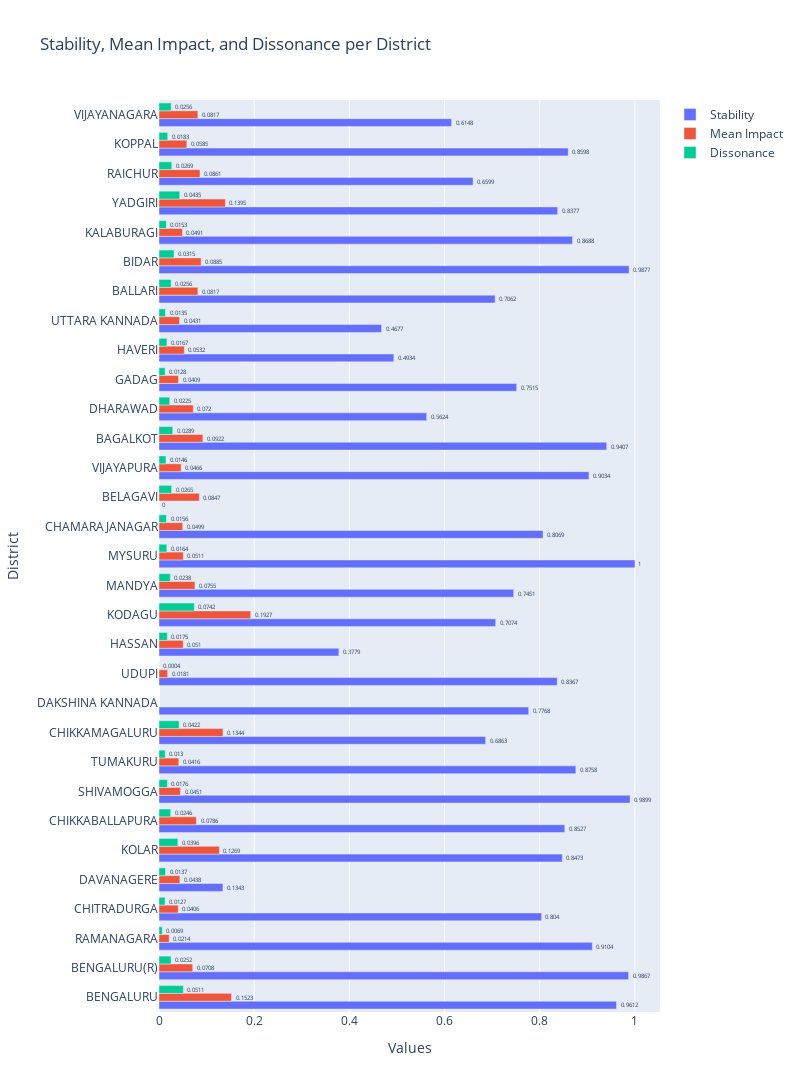

Notebook code for this chart:
### Code cell
import plotly.graph_objects as go
filtered_df = result_df[['node','stability','Mean_Impact','Dissonance']]
filtered_df
# Create a bar plot
fig = go.Figure()
import plotly.graph_objects as go


# Add bars for each category and display values on each bar
fig.add_trace(go.Bar(
    y=filtered_df['node'],
    x=filtered_df['stability'],
    text=filtered_df['stability'].round(4), 
    textfont_size=15,
    textposition='outside',
    name='Stability',
    orientation='h'
))

fig.add_trace(go.Bar(
    y=filtered_df['node'],
    x=filtered_df['Mean_Impact'],
    text=filtered_df['Mean_Impact'].round(4),  
    textfont_size=15,
    textposition='outside',
    name='Mean Impact',
    orientation='h'
))

fig.add_trace(go.Bar(
    y=filtered_df['node'],
    x=filtered_df['Dissonance'],
    text=filtered_df['Dissonance'].round(4),  
    textfont_size=15,
    textposition='outside',
    name='Dissonance',
    orientation='h'
))

# Update layout with increased plot size
fig.update_layout(
    title='Stability, Mean Impact, and Dissonance per District',
    barmode='group',  # Group bars together
    xaxis_title='Values',
    yaxis_title='District',
    width=800,  # Increase width
    height=1200   # Increase height
)

# Show the plot
fig.show()

### Figure 1 — Plotly figure (JSON) as saved in the notebook; plotly's stock layout.template omitted (floating-point values rounded to 4 significant figures)
{"data": [{"name": "Stability", "orientation": "h", "text": [0.9612, 0.9867, 0.9104, 0.804, 0.1343, 0.8473, 0.8527, 0.9899, 0.8758, 0.6863, 0.7768, 0.8367, 0.3779, 0.7074, 0.7451, 1, 0.8069, 0, 0.9034, 0.9407, 0.5624, 0.7515, 0.4934, 0.4677, 0.7062, 0.9877, 0.8688, 0.8377, 0.6599, 0.8598, 0.6148], "textfont": {"size": 15}, "textposition": "outside", "type": "bar", "x": [0.9612, 0.9867, 0.9104, 0.804, 0.1343, 0.8473, 0.8527, 0.9899, 0.8758, 0.6863, 0.7768, 0.8367, 0.3779, 0.7074, 0.7451, 1, 0.8069, 0, 0.9034, 0.9407, 0.5624, 0.7515, 0.4934, 0.4677, 0.7062, 0.9877, 0.8688, 0.8377, 0.6599, 0.8598, 0.6148], "y": ["BENGALURU", "BENGALURU(R)", "RAMANAGARA", "CHITRADURGA", "DAVANAGERE", "KOLAR", "CHIKKABALLAPURA", "SHIVAMOGGA", "TUMAKURU", "CHIKKAMAGALURU", "DAKSHINA KANNADA", "UDUPI", "HASSAN", "KODAGU", "MANDYA", "MYSURU", "CHAMARAJANAGAR", "BELAGAVI", "VIJAYAPURA", "BAGALKOT", "DHARAWAD", "GADAG", "HAVERI", "UTTARA KANNADA", "BALLARI", "BIDAR", "KALABURAGI", "YADGIRI", "RAICHUR", "KOPPAL", "VIJAYANAGARA"]}, {"name": "Mean Impact", "orientation": "h", "text": [0.1523, 0.0708, 0.0214, 0.0406, 0.0438, 0.1269, 0.0786, 0.0451, 0.0416, 0.1344, null, 0.0181, 0.051, 0.1927, 0.0755, 0.0511, 0.0499, 0.0847, 0.0466, 0.0922, 0.072, 0.0409, 0.0532, 0.0431, 0.0817, 0.0885, 0.0491, 0.1395, 0.0861, 0.0585, 0.0817], "textfont": {"size": 15}, "textposition": "outside", "type": "bar", "x": [0.1523, 0.07083, 0.02145, 0.04056, 0.04381, 0.1269, 0.07862, 0.04508, 0.04155, 0.1344, null, 0.01814, 0.05097, 0.1927, 0.07555, 0.05106, 0.04987, 0.08472, 0.04657, 0.09222, 0.07199, 0.04086, 0.05317, 0.04308, 0.08173, 0.08853, 0.0491, 0.1395, 0.08613, 0.05849, 0.08173], "y": ["BENGALURU", "BENGALURU(R)", "RAMANAGARA", "CHITRADURGA", "DAVANAGERE", "KOLAR", "CHIKKABALLAPURA", "SHIVAMOGGA", "TUMAKURU", "CHIKKAMAGALURU", "DAKSHINA KANNADA", "UDUPI", "HASSAN", "KODAGU", "MANDYA", "MYSURU", "CHAMARAJANAGAR", "BELAGAVI", "VIJAYAPURA", "BAGALKOT", "DHARAWAD", "GADAG", "HAVERI", "UTTARA KANNADA", "BALLARI", "BIDAR", "KALABURAGI", "YADGIRI", "RAICHUR", "KOPPAL", "VIJAYANAGARA"]}, {"name": "Dissonance", "orientation": "h", "text": [0.0511, 0.0252, 0.0069, 0.0127, 0.0137, 0.0396, 0.0246, 0.0176, 0.013, 0.0422, null, 0.0004, 0.0175, 0.0742, 0.0238, 0.0164, 0.0156, 0.0265, 0.0146, 0.0289, 0.0225, 0.0128, 0.0167, 0.0135, 0.0256, 0.0315, 0.0153, 0.0435, 0.0269, 0.0183, 0.0256], "textfont": {"size": 15}, "textposition": "outside", "type": "bar", "x": [0.05108, 0.02516, 0.006868, 0.0127, 0.01373, 0.03962, 0.02461, 0.01758, 0.013, 0.04223, null, 0.0004077, 0.01749, 0.07423, 0.02377, 0.0164, 0.01561, 0.02651, 0.0146, 0.02888, 0.02252, 0.01278, 0.01666, 0.01348, 0.02557, 0.03147, 0.01534, 0.04354, 0.02692, 0.01831, 0.02557], "y": ["BENGALURU", "BENGALURU(R)", "RAMANAGARA", "CHITRADURGA", "DAVANAGERE", "KOLAR", "CHIKKABALLAPURA", "SHIVAMOGGA", "TUMAKURU", "CHIKKAMAGALURU", "DAKSHINA KANNADA", "UDUPI", "HASSAN", "KODAGU", "MANDYA", "MYSURU", "CHAMARAJANAGAR", "BELAGAVI", "VIJAYAPURA", "BAGALKOT", "DHARAWAD", "GADAG", "HAVERI", "UTTARA KANNADA", "BALLARI", "BIDAR", "KALABURAGI", "YADGIRI", "RAICHUR", "KOPPAL", "VIJAYANAGARA"]}], "layout": {"barmode": "group", "height": 1200, "title": {"text": "Stability, Mean Impact, and Dissonance per District"}, "width": 800, "xaxis": {"title": {"text": "Values"}}, "yaxis": {"title": {"text": "District"}}}}
